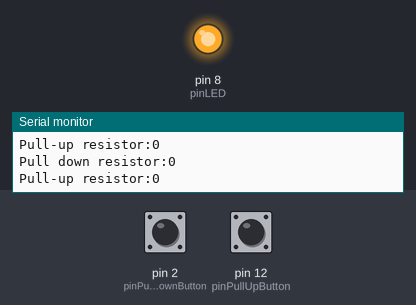
A sketch run on a simulated Arduino Uno, built with avr-gcc and run on an emulated ATmega328P. Parts: output pins drawn as LEDs (lit = HIGH), the last lines printed to the serial monitor. Inputs (shaded band) come from the test bench; at power-on: pin 12 (pinPullUpButton) LOW, pin 2 (pinPullDownButton) LOW.

Above: at 1.2 s.
1.3 s: pin 12 (pinPullUpButton) pulled HIGH for 0.25 s
At 1.7 s:
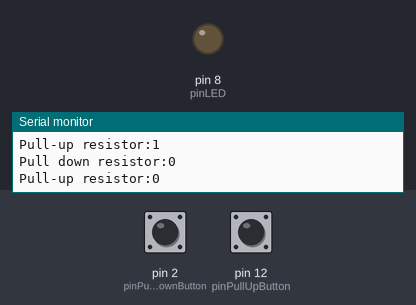
3.3 s: pin 12 (pinPullUpButton) pulled HIGH for 3.2 s
At 7.5 s:
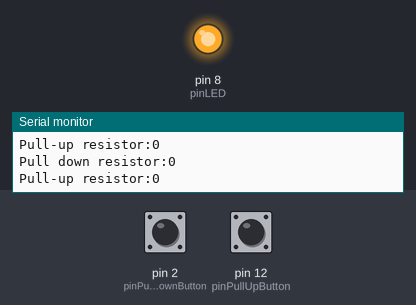
Timing chart, 0 to 9.0 s (numbered marks = the images above; inputs shaded):
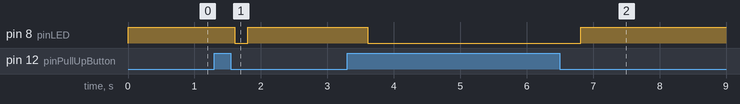

The sketch:

Arduino_Project_16-Push_Button_pullup_pulldown_resistors.ino
```cpp
//Arduino_Project_16-Push_Button_w/pullup+pulldown_resistors
/*
  Pull up resistor:
    Connect the resistor to the button via the input of the
    button - pwr, resistor, input of button.
    Then having the read pin connected between the resistor
    and the button
    When button is off = 1
    When button is on (pushed) = 0

  Pull down resistor:
    Connect the resistor to the output of the button then to
    ground - output of button, resistor, ground.
    Then having the read pin connected between the button and
    the resistor
    When button is off = 0
    When button is on (pushed) = 1
*/

//Global Variables
int pinLED = 8;
int wait = 200;

//Pull-up resistor button
int pinPullDownButton = 2;
int pullDownButtonRead;
int pullDownPushed = 1;
int pullDownNotPushed = 0;

//Pull-down
int pinPullUpButton = 12;
int pullUpButtonRead;
int pullUpPushed = 0;
int pullUpNotPushed = 1;

void setup() {
  pinMode(pinPullDownButton, INPUT);
  pinMode(pinPullUpButton, INPUT);
  pinMode(pinLED, OUTPUT);
  Serial.begin(9600);
}

void loop() {
  //Pull-down resistor button
  pullDownButtonRead = digitalRead(pinPullDownButton);
  Serial.print("Pull down resistor:");
  Serial.println(pullDownButtonRead);

  if(pullDownButtonRead == pullDownPushed || pullUpButtonRead == pullUpPushed){
    digitalWrite(pinLED, HIGH);
  }

  if(pullDownButtonRead == pullDownNotPushed && pullUpButtonRead == pullUpNotPushed){
    digitalWrite(pinLED, LOW);
  }
  //Pull-up resistor button
  pullUpButtonRead = digitalRead(pinPullUpButton);
  Serial.print("Pull-up resistor:");
  Serial.println(pullUpButtonRead);
  delay(wait);
}
/*
  I had seperate if statments for each button, but the LED would
  then go on and off as two if statments would be true. To
  fix this I conbined the if statment turning the LED on
  with the OR command and  the if statment turning the LED off with
  a the AND command. If I used OR for both i would have to press
  both buttons at the same time for the LED to turn on (like an
  AND gate)
*/
/*
  What i've noticed from my circuit is that when i press the button
  with the pull-down resistor, the LED turns on almost instantly,
  whereas with the pull-up resistor the LED has a slight delay to
  it. I prefer the pull-down resistor for not only this reason
  but it makes a lot more sense for the button not being pushed
  to equal 0 (off) and for the button being pushed to equal 1 (on) -
  since thats how they are represented inside code.
*/
```

Measured:
- after the input at 1.3 s, pin 8 (pinLED): HIGH → LOW after 0.30 s, → HIGH 0.20 s later
- after the input at 3.3 s, pin 8 (pinLED): HIGH → LOW after 0.31 s, → HIGH 3.2 s later
